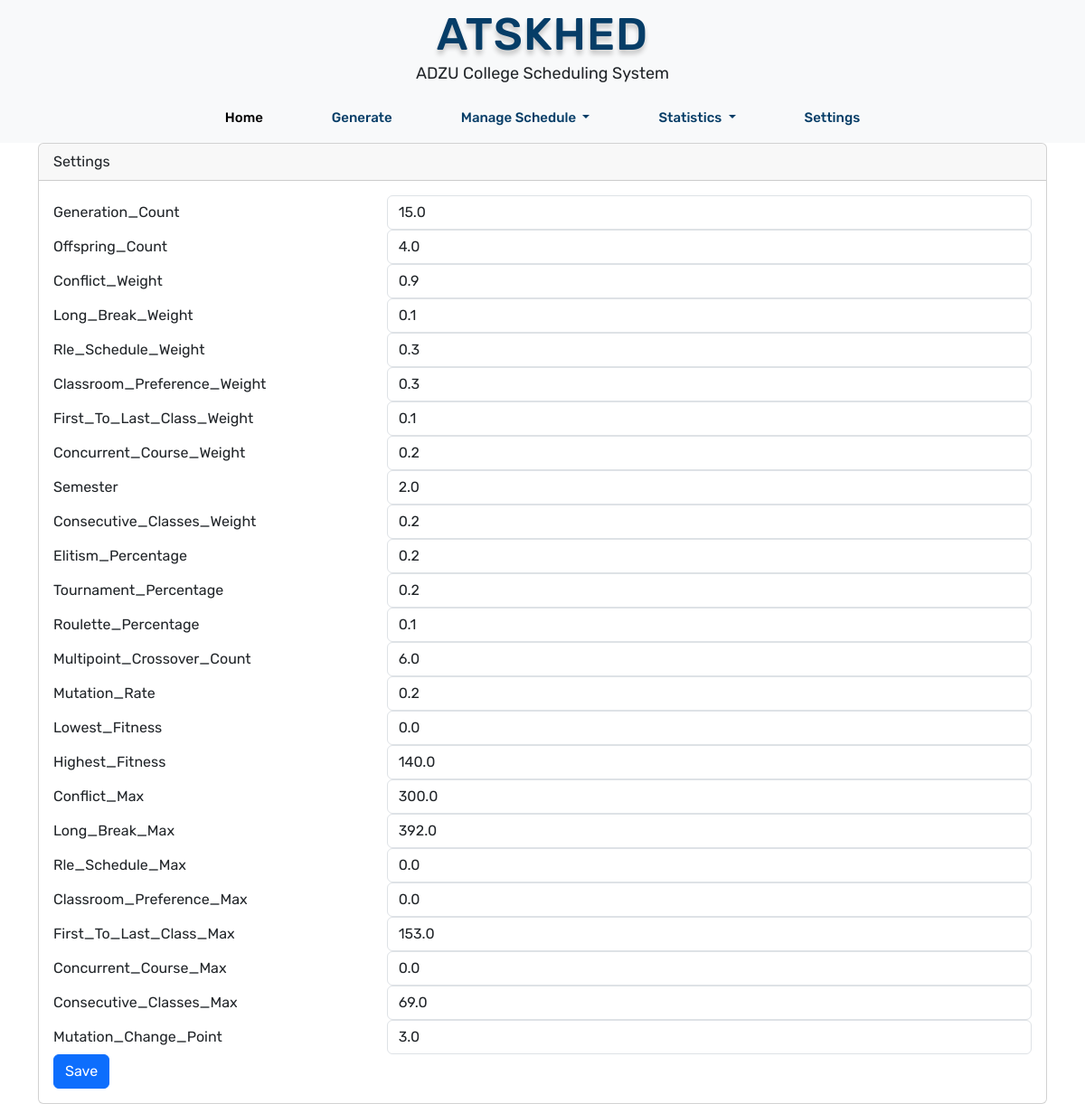
The page /schedsite/settings/ on the database its author committed.
### schedsite/views.py (the view, shortened to what this page needs)
# urls.py: path('settings/',settings_page, name = 'settings'),
def settings_page(request):
    current_settings = {}
    with connection.cursor() as cursor:
        cursor.execute("SELECT setting_name, setting_value FROM settings")
        rows = cursor.fetchall()
        for row in rows:
            current_settings[row[0]] = row[1]
    context = {
        'settings': current_settings
    }
    return render(request, 'settings.html', context)

### templates/settings.html (shortened to what this page needs)
 {% extends 'base.html' %}
    {% block content %}
<!DOCTYPE html>
<html lang="en">
<head>
</head>
<body>
<nav class="navbar navbar-expand-lg navbar-light bg-light">
  <div class="container-fluid d-flex flex-column align-items-center">
    <div class="main-title text-center mb-auto">
      <h2>ATSKHED</h2>
      <p>ADZU College Scheduling System</p>
    </div>
    <div class="collapse navbar-collapse justify-content-center">
      <ul class="navbar-nav">
        <li class="nav-item">
          <a class="nav-link active" aria-current="page" href="#">Home</a>
        </li>
        <li class="nav-item">
          <a class="nav-link" href="{% url 'generate_data' %}">Generate</a>
        </li>
       <li class="nav-item dropdown">
          <a class="nav-link dropdown-toggle" href="#" id="navbarDropdownMenuLink" role="button" data-bs-toggle="dropdown" aria-expanded="false">
            Manage Schedule
          </a>
        </li>
        <li class="nav-item dropdown">
          <a class="nav-link dropdown-toggle" href="#" id="navbarDropdownMenuLink" role="button" data-bs-toggle="dropdown" aria-expanded="false">
            Statistics
          </a>
        </li>
          <li class="nav-item">
            <a class="nav-link" href="{% url 'settings' %}">Settings</a>
          </li>
      </ul>
    </div>
  </div>
</nav>
<section class="settings">
    <div class="container">
        <div class="card">
            <div class="card-header">
                Settings
            </div>
            <div class="card-body">
                <form method="post">
                    {% for setting_name, setting_value in settings.items %}
                    <div class="form-group row">
                        <label for="{{ setting_name }}" class="col-sm-4 col-form-label">{{ setting_name|title }}</label>
                        <div class="col-sm-8">
                            <input type="number" class="form-control" id="{{ setting_name }}" name="{{ setting_name }}" value="{{ setting_value }}" min="0" max="100" step="0.025">
                        </div>
                    </div>
                    {% endfor %}
                    <div class="form-group row">
                        <div class="col-sm-12">
                            <button type="submit" class="btn btn-primary btn-block">Save</button>
                        </div>
                    </div>
                </form>
            </div>
        </div>
    </div>
</section>
</body>
</html>
{% endblock %}

### templates/base.html (shortened to what this page needs)
{% load static %}
<html lang="en">
<head>
    <link href="https://cdn.jsdelivr.net/npm/bootstrap@5.3.3/dist/css/bootstrap.min.css" rel="stylesheet">
    <link href="{% static 'css/mainpage.css' %}" rel="stylesheet">
    <link href="{% static 'css/display_table.css' %}" rel="stylesheet">
</head>
<body>
{% block content %}
{% endblock %}
</body>
</html>

### AtSKhed/static/css/mainpage.css (style rules this page uses)
* { margin: 0; padding: 0; box-sizing: border-box; text-decoration: none; list-style: none; cursor: pointer; }
body { font-family: 'Rubik', sans-serif; }
.main-title { display: inline-block; }
.main-title h2 { text-shadow: 0px 5px 5px #c9c9c9; letter-spacing: 1px; font-size: 50px; color: #063d67; margin: 0; }
.main-title p { font-size: 18px; }
.nav-item { margin-right: 30px; margin-left: 30px; }
.nav-link { color: #063d67; font-family: 'Rubik', sans-serif; font-size: 15px; font-weight: 500; }

### rows shown on the page
settings: setting_name "Generation_Count", generation_count "15.0"
settings: setting_name "Offspring_Count", offspring_count "4.0"
settings: setting_name "Conflict_Weight", conflict_weight "0.9"
settings: setting_name "Long_Break_Weight", long_break_weight "0.1"
settings: setting_name "Rle_Schedule_Weight", RLE_schedule_weight "0.3"
settings: setting_name "Classroom_Preference_Weight", classroom_preference_weight "0.3"
settings: setting_name "First_To_Last_Class_Weight", first_to_last_class_weight "0.1"
settings: setting_name "Concurrent_Course_Weight", concurrent_course_weight "0.2"
settings: setting_name "Semester", semester "2.0"
settings: setting_name "Consecutive_Classes_Weight", consecutive_classes_weight "0.2"
settings: setting_name "Elitism_Percentage", elitism_percentage "0.2"
settings: setting_name "Tournament_Percentage", tournament_percentage "0.2"
settings: setting_name "Roulette_Percentage", roulette_percentage "0.1"
settings: setting_name "Multipoint_Crossover_Count", multipoint_crossover_count "6.0"
settings: setting_name "Mutation_Rate", mutation_rate "0.2"
settings: setting_name "Lowest_Fitness", setting_value "0.0"
settings: setting_name "Highest_Fitness", setting_value "140.0"
settings: setting_name "Conflict_Max", conflict_max "300.0"
settings: setting_name "Long_Break_Max", long_break_max "392.0"
settings: setting_name "Rle_Schedule_Max", setting_value "0.0"
settings: setting_name "Classroom_Preference_Max", setting_value "0.0"
settings: setting_name "First_To_Last_Class_Max", first_to_last_class_max "153.0"
settings: setting_name "Concurrent_Course_Max", setting_value "0.0"
settings: setting_name "Consecutive_Classes_Max", consecutive_classes_max "69.0"
settings: setting_name "Mutation_Change_Point", mutation_change_point "3.0"
